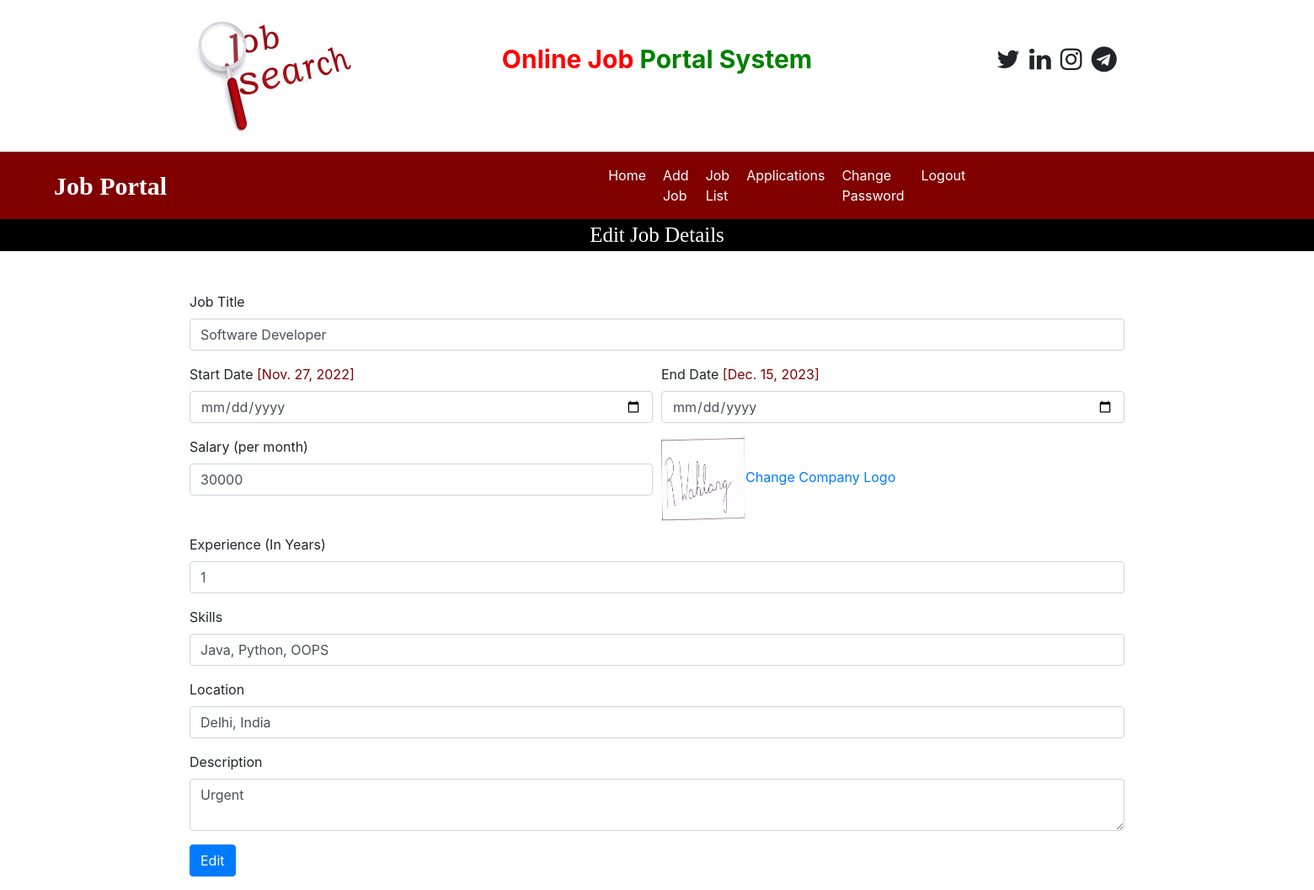
/edit_job_details/1 (signed in), run on an earlier commit of the app's database.
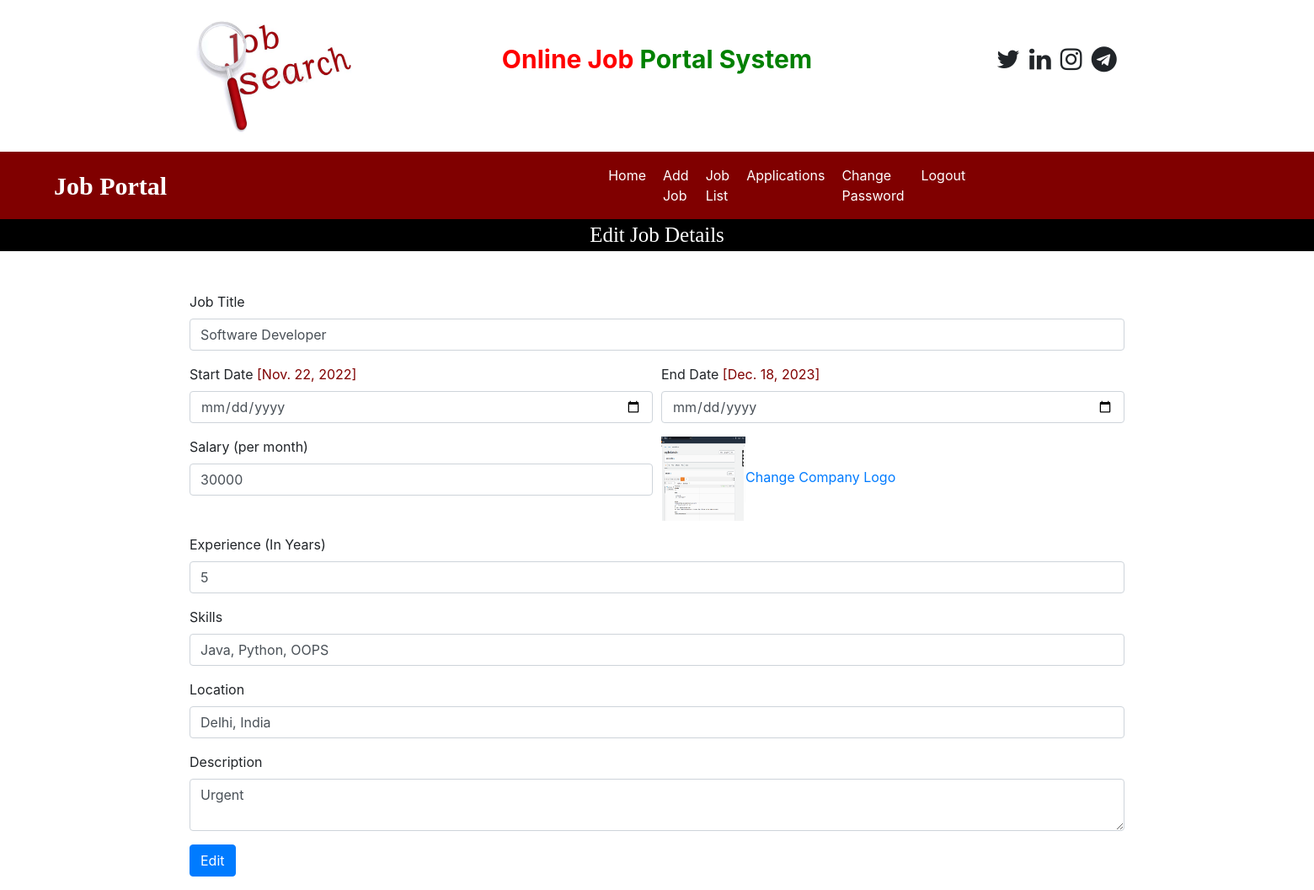
And on a later commit of the database.
### job/models.py (models this page shows, shortened)
class Job(models.Model):
    recruiter = models.ForeignKey(Recruiter, on_delete=models.CASCADE)
    start_date = models.DateField()
    end_date = models.DateField()
    image = models.FileField(null=True)
    title = models.CharField(max_length=100)
    salary = models.IntegerField()
    description = models.CharField(max_length=200)
    experience = models.CharField(max_length=50)
    location = models.CharField(max_length=100)
    skills = models.CharField(max_length=100)
    creation_date = models.DateField()

### job/views.py (the view, shortened to what this page needs)
# urls.py: path('edit_job_details/<int:pid>', edit_job_details, name="edit_job_details"),
def edit_job_details(request, pid):
    if not request.user.is_authenticated:
        return redirect('recruiter_login')
    error = ""
    job = Job.objects.get(id=pid)
    d = {'error': error, 'job': job}
    return render(request, 'edit_job_details.html', d)

### job/templates/edit_job_details.html (shortened to what this page needs)
{% load static %}
{% block body %}
{% include 'recruiter_navigations.html' %}
<div style="font-family:'Monotype Corsiva'; font-size:25px; color: white; background-color: black; text-align: center">
    Edit Job Details
</div>
<form class="container mt-5" name="signup" method="post" onsubmit="return checkPwd()" enctype="multipart/form-data">
    <div class="form-row">
        <div class="form-group col-md-12">
            <label>Job Title</label>
            <input type="text" class="form-control" name="title" placeholder="Enter Job Title" value="{{job.title}}" required>
        </div>
    </div>
    <div class="form-row">
        <div class="form-group col-md-6">
            <label>Start Date</label> <span style="color:maroon"> [{{job.start_date}}] </span>
            <input type="date" class="form-control" name="startdate">
        </div>
        <div class="form-group col-md-6">
            <label>End Date</label> <span style="color:maroon"> [{{job.end_date}}] </span>
            <input type="date" class="form-control" name="enddate">
        </div>
    </div>
    <div class="form-row">
        <div class="form-group col-md-6">
            <label>Salary (per month)</label>
            <input type="text" class="form-control" name="salary" value="{{job.salary}}" required>
        </div>
        <div class="form-group col-md-6">
            <img src="{{job.image.url}}" width="100" height="100"><a href="{% url 'change_company_logo' job.id %}">Change Company Logo</a>
        </div>
    </div>
    <div class="form-row">
        <div class="form-group col-md-12">
            <label>Experience (In Years)</label>
            <input type="text" class="form-control" name="experience" value="{{job.experience}}" required>
        </div>
    </div>
    <div class="form-row">
        <div class="form-group col-md-12">
            <label>Skills</label>
            <input type="text" class="form-control" name="skills" value="{{job.skills}}" required>
        </div>
    </div>
    <div class="form-row">
        <div class="form-group col-md-12">
            <label>Location</label>
            <input type="text" class="form-control" name="location" value="{{job.location}}" required>
        </div>
    </div>
    <div class="form-row">
        <div class="form-group col-md-12">
            <label>Description</label>
                <textarea class="form-control" name="desc" required>{{job.description}}</textarea>
        </div>
    </div>
    <input type="Submit" value="Edit" class="btn btn-primary">
</form>
{% endblock %}

What changed in the data, as far as the page shows it:
changed Job "Software Developer": start_date "Nov. 27, 2022" → "Nov. 22, 2022"; end_date "Dec. 15, 2023" → "Dec. 18, 2023"; image: a different picture; experience "1" → "5"
